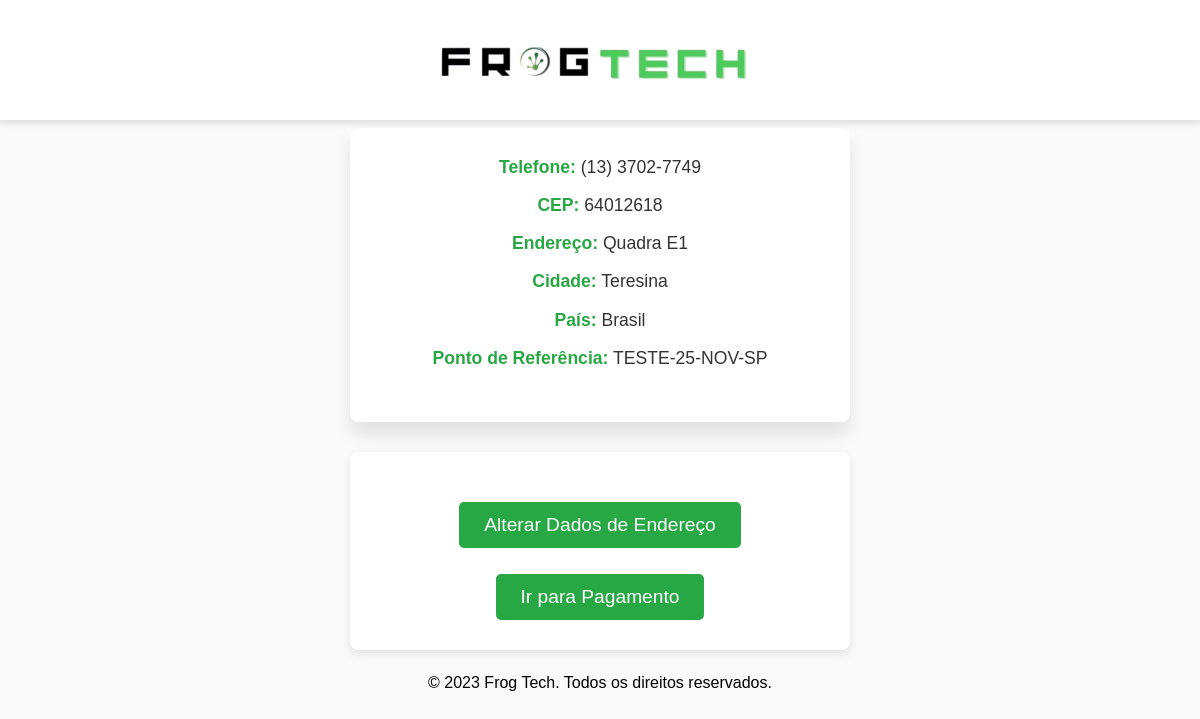
/Loja/checkout.php (signed in), run on the app's committed database.
### tables this page shows
CREATE TABLE IF NOT EXISTS `pessoa` (
  `id` int NOT NULL AUTO_INCREMENT,
  `nome` varchar(100) NOT NULL,
  `email` varchar(100) NOT NULL,
  `senha` varchar(255) NOT NULL,
  `cpf` char(14) DEFAULT NULL,
  `telefone` varchar(15) DEFAULT NULL,
  `cep` varchar(10) NOT NULL,
  `endereco` varchar(255) NOT NULL,
  `cidade` varchar(100) NOT NULL,
  `pais` varchar(100) NOT NULL,
  `ponto_referencia` varchar(255) DEFAULT NULL,
  PRIMARY KEY (`id`),
  UNIQUE KEY `email` (`email`),
  UNIQUE KEY `cpf` (`cpf`)
);

### Loja/checkout.php (the view, shortened to what this page needs)
<?php
include '../conexao/conexao.php';
$email = $_SESSION['email'];
$stmt = $pdo->prepare("SELECT telefone, cep, endereco, cidade, pais, ponto_referencia FROM pessoa WHERE email = ?");
$stmt->execute([$email]);
$dados_usuario = $stmt->fetch();
?>
<!DOCTYPE html>
<html lang="pt-BR">
<head>
    <link rel="stylesheet" href="../css/Check-out.css">
</head>
<body>
<header>
    <div class="logo">
        <img src="../img/logo2.png" alt="Frog Tech Logo">
    </div>
</header>
<br><br>
<br><br><br>
<div class="checkout-info">
<p><strong>Telefone:</strong> <?= htmlspecialchars($dados_usuario['telefone']) ?></p>
<p><strong>CEP:</strong> <?= htmlspecialchars($dados_usuario['cep']) ?></p>
<p><strong>Endereço:</strong> <?= htmlspecialchars($dados_usuario['endereco']) ?></p>
<p><strong>Cidade:</strong> <?= htmlspecialchars($dados_usuario['cidade']) ?></p>
<p><strong>País:</strong> <?= htmlspecialchars($dados_usuario['pais']) ?></p>
<p><strong>Ponto de Referência:</strong> <?= htmlspecialchars($dados_usuario['ponto_referencia']) ?></p>
<br>
</div>
<form action="../paginas_cadastros/add_checkout.php" method="get">
    <button type="submit">Alterar Dados de Endereço</button>
    <br><br>
    <a href="../Loja/pagamento_concluido.php">
    <button type="button">Ir para Pagamento</button>
</a>
</form>
<footer>
    <p>&copy; 2023 Frog Tech. Todos os direitos reservados.</p>
</footer>
</body>
</html>

### css/check-out.css (style rules this page uses)
* { margin: 0; padding: 0; box-sizing: border-box; font-family: Arial, Helvetica, sans-serif; }
body { background-color: #fafafa; color: #333; line-height: 1.6; display: flex; flex-direction: column; align-items: center; }
header { background-color: #fff; padding: 15px; position: fixed; width: 100%; top: 0; z-index: 1000; box-shadow: 0 4px 6px rgba(0, 0, 0, 0.1); display: flex; justify-content: center; align-items: center; }
.logo img { width: 350px; height: auto; }
.checkout-info { max-width: 500px; width: 80%; padding: 15px; background-color: #ffffff; border-radius: 8px; box-shadow: 0 12px 18px rgba(0, 0, 0, 0.1); margin-bottom: 30px; text-align: center; }
.checkout-info p { font-size: 1.1rem; margin: 10px 0; }
.checkout-info strong { color: #28a745; }
form { max-width: 500px; width: 100%; padding: 30px; background-color: #ffffff; border-radius: 8px; box-shadow: 0 4px 10px rgba(0, 0, 0, 0.1); text-align: center; }
form button[type="submit"] { padding: 12px 25px; font-size: 1.2rem; background-color: #28a745; color: #fff; border: none; border-radius: 5px; cursor: pointer; transition: background-color 0.3s ease, transform 0.3s ease; margin-top: 20px; }
footer { color: black; padding: 20px; text-align: center; width: 100%; bottom: 0; z-index: 1000; bottom: 0; }
a { text-decoration: none; }
button { padding: 12px 25px; font-size: 1.2rem; background-color: #28a745; color: #fff; border: none; border-radius: 5px; cursor: pointer; transition: background-color 0.3s ease, transform 0.3s ease; text-align: center; }

### data on the page
pessoa: telefone "(13) 3702-7749", cep "64012618", endereco "Quadra E1", cidade "Teresina", pais "Brasil", ponto_referencia "TESTE-25-NOV-SP"
